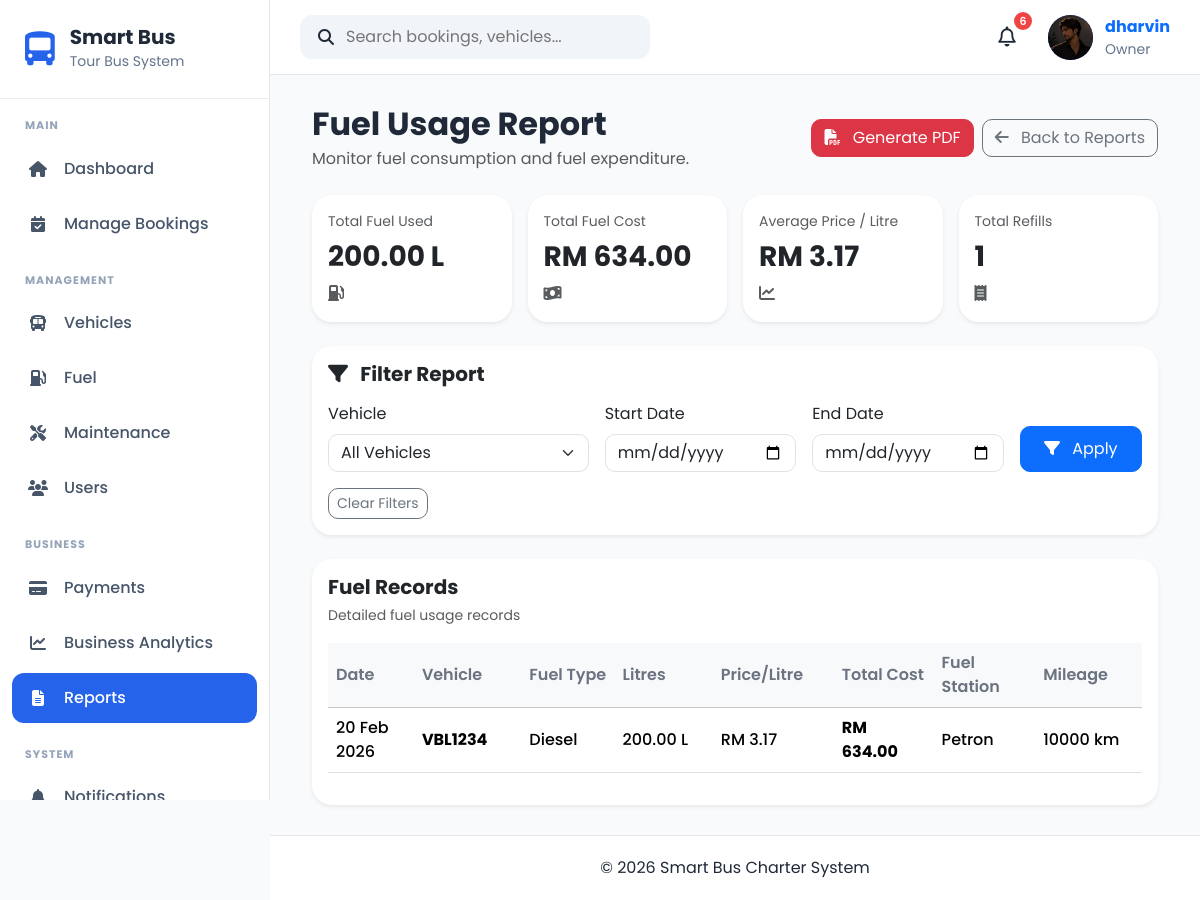
The page /reports/fuel/ (signed in) on the database its author committed.
### apps/accounts/models.py (models this page shows, shortened)
class UserProfile(models.Model):
    OWNER = "Owner"
    ADMIN = "Admin"
    DRIVER = "Driver"
    CUSTOMER = "Customer"
    ROLE_CHOICES = [
        (OWNER, "Owner"),
        (ADMIN, "Admin"),
        (DRIVER, "Driver"),
        (CUSTOMER, "Customer"),
    ]
    GENDER_CHOICES = [
        ("Male", "Male"),
        ("Female", "Female"),
        ("Other", "Other"),
    ]
    user = models.OneToOneField(
        User,
        on_delete=models.CASCADE,
        related_name="profile"
    )
    role = models.CharField(
        max_length=20,
        choices=ROLE_CHOICES,
        default=CUSTOMER
    )
    phone = models.CharField(
        max_length=20,
        blank=True
    )
    address = models.TextField(
        blank=True
    )
    city = models.CharField(
        max_length=100,
        blank=True
    )
    state = models.CharField(
        max_length=100,
        blank=True
    )
    postcode = models.CharField(
        max_length=20,
        blank=True
    )
    country = models.CharField(
        max_length=100,
        default="Malaysia"
    )
    gender = models.CharField(
        max_length=10,
        choices=GENDER_CHOICES,
        blank=True
    )
    profile_picture = models.ImageField(
        upload_to="profile_pictures/",
        blank=True,
        null=True
    )
    must_change_password = models.BooleanField(default=False)
    created_at = models.DateTimeField(
        auto_now_add=True
    )
    updated_at = models.DateTimeField(
        auto_now=True
    )

### apps/fuel/models.py (models this page shows, shortened)
class Fuel(models.Model):
    FUEL_TYPE_CHOICES = [
        ("Diesel", "Diesel"),
        ("Petrol", "Petrol"),
    ]
    vehicle = models.ForeignKey(
        Vehicle,
        on_delete=models.CASCADE,
        related_name="fuel_records",
    )
    fuel_type = models.CharField(
        max_length=20,
        choices=FUEL_TYPE_CHOICES,
    )
    refill_date = models.DateField()
    litres = models.DecimalField(
        max_digits=8,
        decimal_places=2,
    )
    price_per_litre = models.DecimalField(
        max_digits=8,
        decimal_places=2,
    )
    total_cost = models.DecimalField(
        max_digits=10,
        decimal_places=2,
    )
    fuel_station = models.CharField(
        max_length=150,
    )
    mileage = models.PositiveIntegerField(
        help_text="Vehicle mileage during refill (km)"
    )
    remarks = models.TextField(
        blank=True,
    )
    created_at = models.DateTimeField(
        default=timezone.now,
    )
    updated_at = models.DateTimeField(
        auto_now=True,
    )
    class Meta:
        ordering = [
            "-refill_date",
            "-created_at",
        ]

### apps/vehicles/models.py (models this page shows, shortened)
class Vehicle(models.Model):
    STATUS_CHOICES = [
        ("Available", "Available"),
        ("Booked", "Booked"),
        ("Maintenance", "Maintenance"),
        ("Inactive", "Inactive"),
    ]
    BUS_TYPE_CHOICES = [
        ("Mini Bus", "Mini Bus"),
        ("Standard Bus", "Standard Bus"),
        ("VIP Coach", "VIP Coach"),
    ]
    registration_number = models.CharField(
        max_length=20,
        unique=True
    )
    vehicle_name = models.CharField(
        max_length=100
    )
    bus_type = models.CharField(
        max_length=30,
        choices=BUS_TYPE_CHOICES
    )
    seat_capacity = models.PositiveIntegerField()
    manufacture_year = models.PositiveIntegerField()
    insurance_expiry = models.DateField()
    road_tax_expiry = models.DateField()
    status = models.CharField(
        max_length=20,
        choices=STATUS_CHOICES,
        default="Available"
    )
    image = models.ImageField(
        upload_to="vehicles/",
        blank=True,
        null=True
    )
    created_at = models.DateTimeField(auto_now_add=True)
    updated_at = models.DateTimeField(auto_now=True)

### apps/reports/views.py (the view)
# urls.py: path("fuel/", views.fuel_report, name="fuel_report"),
@login_required
def fuel_report(request):
    current_role = request.user.profile.role
    if current_role not in [
        UserProfile.OWNER,
        UserProfile.ADMIN,
    ]:
        messages.error(
            request,
            "You do not have permission to access reports."
        )
        return redirect("dashboard")
    fuels = Fuel.objects.select_related(
        "vehicle"
    ).all().order_by("-refill_date")
    vehicle_id = request.GET.get("vehicle", "").strip()
    start_date = request.GET.get("start_date", "").strip()
    end_date = request.GET.get("end_date", "").strip()
    if vehicle_id:
        fuels = fuels.filter(
            vehicle_id=vehicle_id
        )
    if start_date:
        fuels = fuels.filter(
            refill_date__gte=start_date
        )
    if end_date:
        fuels = fuels.filter(
            refill_date__lte=end_date
        )
    summary = fuels.aggregate(
        total_litres=Sum("litres"),
        total_cost=Sum("total_cost"),
        average_price=Avg("price_per_litre"),
        total_refills=Count("id"),
    )
    vehicles = Vehicle.objects.all().order_by(
        "registration_number"
    )
    context = {
        "fuels": fuels,
        "summary": summary,
        "vehicles": vehicles,
        "selected_vehicle": vehicle_id,
        "start_date": start_date,
        "end_date": end_date,
        "role": current_role,
    }
    return render(
        request,
        "reports/fuel_report.html",
        context
    )

### templates/reports/fuel_report.html (shortened to what this page needs)
{% extends "layouts/base.html" %}
{% block content %}
<div class="container-fluid">
    <div class="d-flex justify-content-between align-items-center mb-4">
        <div>
            <h2 class="fw-bold mb-1">Fuel Usage Report</h2>
            <p class="text-muted mb-0">
                Monitor fuel consumption and fuel expenditure.
            </p>
        </div>
        <div class="d-flex gap-2">
            <a
                href="{% url 'reports:maintenance_report_pdf' %}?vehicle={{ selected_vehicle|default:'' }}&maintenance_type={{ selected_type|default:'' }}&start_date={{ start_date|default:'' }}&end_date={{ end_date|default:'' }}"
                class="btn btn-danger"
            >
                <i class="fa-solid fa-file-pdf me-2"></i>
                Generate PDF
            </a>
            <a
                href="{% url 'reports:dashboard' %}"
                class="btn btn-outline-secondary"
            >
                <i class="fa-solid fa-arrow-left me-2"></i>
                Back to Reports
            </a>
        </div>
    </div>
    <div class="row g-3 mb-4">
        <div class="col-md-3">
            <div class="card border-0 shadow-sm h-100">
                <div class="card-body">
                    <div class="text-muted small">Total Fuel Used</div>
                    <h3 class="fw-bold mt-2">
                        {{ summary.total_litres|default:0|floatformat:2 }} L
                    </h3>
                    <i class="fa-solid fa-gas-pump text-muted"></i>
                </div>
            </div>
        </div>
        <div class="col-md-3">
            <div class="card border-0 shadow-sm h-100">
                <div class="card-body">
                    <div class="text-muted small">Total Fuel Cost</div>
                    <h3 class="fw-bold mt-2">
                        RM {{ summary.total_cost|default:0|floatformat:2 }}
                    </h3>
                    <i class="fa-solid fa-money-bill-wave text-muted"></i>
                </div>
            </div>
        </div>
        <div class="col-md-3">
            <div class="card border-0 shadow-sm h-100">
                <div class="card-body">
                    <div class="text-muted small">Average Price / Litre</div>
                    <h3 class="fw-bold mt-2">
                        RM {{ summary.average_price|default:0|floatformat:2 }}
                    </h3>
                    <i class="fa-solid fa-chart-line text-muted"></i>
                </div>
            </div>
        </div>
        <div class="col-md-3">
            <div class="card border-0 shadow-sm h-100">
                <div class="card-body">
                    <div class="text-muted small">Total Refills</div>
                    <h3 class="fw-bold mt-2">
                        {{ summary.total_refills|default:0 }}
                    </h3>
                    <i class="fa-solid fa-receipt text-muted"></i>
                </div>
            </div>
        </div>
    </div>
    <div class="card border-0 shadow-sm mb-4">
        <div class="card-body">
            <h5 class="fw-bold mb-3">
                <i class="fa-solid fa-filter me-2"></i>
                Filter Report
            </h5>
            <form method="GET">
                <div class="row g-3">
                    <div class="col-md-4">
                        <label class="form-label">Vehicle</label>
                        <select name="vehicle" class="form-select">
                            <option value="">All Vehicles</option>
                        </select>
                    </div>
                    <div class="col-md-3">
                        <label class="form-label">Start Date</label>
                        <input
                            type="date"
                            name="start_date"
                            class="form-control"
                            value="{{ start_date|default:'' }}"
                        >
                    </div>
                    <div class="col-md-3">
                        <label class="form-label">End Date</label>
                        <input
                            type="date"
                            name="end_date"
                            class="form-control"
                            value="{{ end_date|default:'' }}"
                        >
                    </div>
                    <div class="col-md-2 d-flex align-items-end">
                        <button type="submit" class="btn btn-primary w-100">
                            <i class="fa-solid fa-filter me-2"></i>
                            Apply
                        </button>
                    </div>
                </div>
                <div class="mt-3">
                    <a href="{% url 'reports:fuel_report' %}"
                       class="btn btn-sm btn-outline-secondary">
                        Clear Filters
                    </a>
                </div>
            </form>
        </div>
    </div>
    <div class="card border-0 shadow-sm">
        <div class="card-body">
            <div class="d-flex justify-content-between align-items-center mb-3">
                <div>
                    <h5 class="fw-bold mb-1">Fuel Records</h5>
                    <small class="text-muted">
                        Detailed fuel usage records
                    </small>
                </div>
            </div>
            <div class="table-responsive">
                <table class="table table-hover align-middle">
                    <thead class="table-light">
                        <tr>
                            <th>Date</th>
                            <th>Vehicle</th>
                            <th>Fuel Type</th>
                            <th>Litres</th>
                            <th>Price/Litre</th>
                            <th>Total Cost</th>
                            <th>Fuel Station</th>
                            <th>Mileage</th>
                        </tr>
                    </thead>
                    <tbody>
                        {% for fuel in fuels %}
                        <tr>
                            <td>
                                {{ fuel.refill_date|date:"d M Y" }}
                            </td>
                            <td>
                                <strong>
                                    {{ fuel.vehicle.registration_number }}
                                </strong>
                            </td>
                            <td>
                                {{ fuel.fuel_type }}
                            </td>
                            <td>
                                {{ fuel.litres|floatformat:2 }} L
                            </td>
                            <td>
                                RM {{ fuel.price_per_litre|floatformat:2 }}
                            </td>
                            <td>
                                <strong>
                                    RM {{ fuel.total_cost|floatformat:2 }}
                                </strong>
                            </td>
                            <td>
                                {{ fuel.fuel_station }}
                            </td>
                            <td>
                                {{ fuel.mileage }} km
                            </td>
                        </tr>
                        {% endfor %}
                    </tbody>
                </table>
            </div>
        </div>
    </div>
</div>
{% endblock %}

### templates/components/navbar.html (shortened to what this page needs)
{% load static %}
<nav class="navbar-custom">
    <div class="navbar-left">
        <div class="search-box">
            <i class="fa-solid fa-magnifying-glass"></i>
            <input
                type="text"
                placeholder="Search bookings, vehicles..."
            >
        </div>
    </div>
    <div class="navbar-right">
            <div class="notification-icon">
                <button
                    class="notification-btn"
                    id = "notificationBtn">
                    <i class="fa-regular fa-bell"></i>
                    <span
                        class="notification-count"
                        id="notificationCount"
                         {% if unread_notifications == 0 %}style="display:none;"{% endif %}>
                        {{ unread_notifications }}
                    </span>
                </button>
            </div>
        <a href="{% url 'accounts:profile' %}" class="profile-link">
            <div class="profile-menu">
                {% if request.user.profile.profile_picture %}
                    <img
                        src="{{ request.user.profile.profile_picture.url }}"
                        alt="Profile Picture"
                        class="profile-avatar profile-image"
                    >
                {% else %}
                    <div class="profile-avatar">
                        {{ request.user.username|first|upper }}
                    </div>
                {% endif %}
                <div class="profile-info">
                    <strong>{{ request.user.username }}</strong>
                    <small>
                        {{ request.user.profile.role|default:"User" }}
                    </small>
                </div>
            </div>
        </a>
    </div>
</nav>

### rows shown on the page
Fuel: refill_date "20 Feb 2026", vehicle.registration_number "VBL1234", fuel_type "Diesel", litres "200.00", price_per_litre "3.17", total_cost "634.00", fuel_station "Petron", mileage "10000"

### other values the page prints
{{ unread_notifications }} "6"
{{ request.user.username }} "dharvin"
{{ request.user.profile.role|default:"User" }} "Owner"
{{ summary.total_litres|default:0|floatformat:2 }} "200.00"
{{ summary.total_cost|default:0|floatformat:2 }} "634.00"
{{ summary.average_price|default:0|floatformat:2 }} "3.17"
{{ summary.total_refills|default:0 }} "1"
